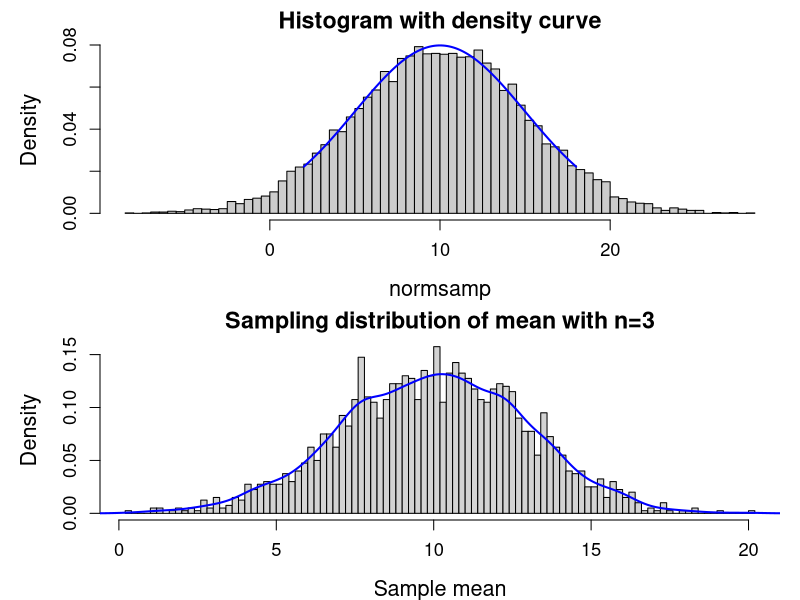
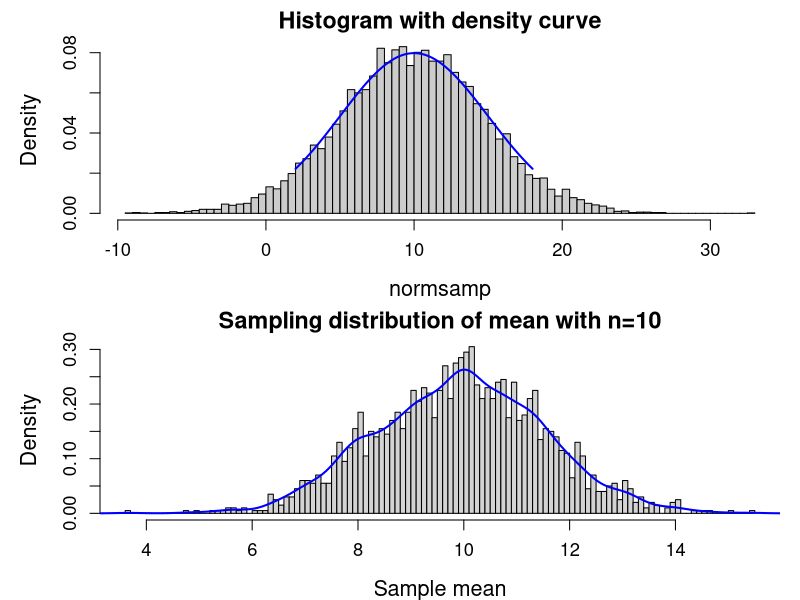
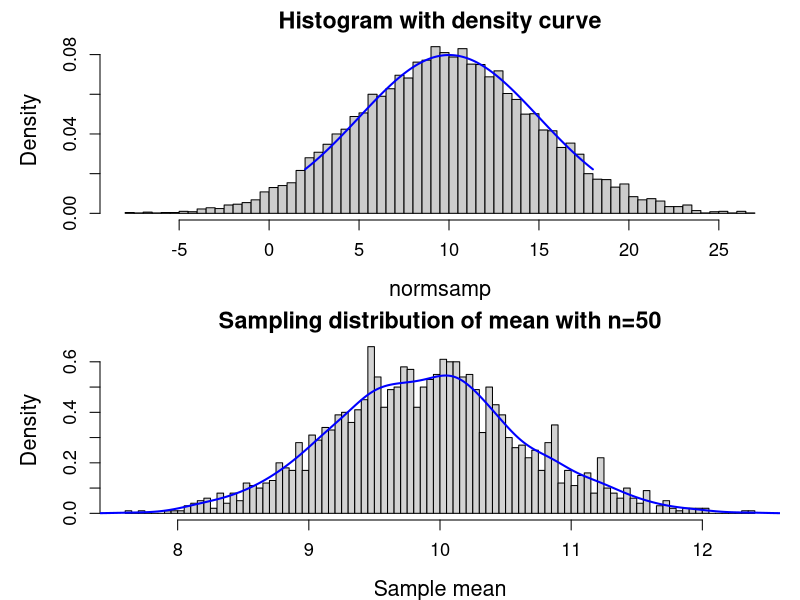
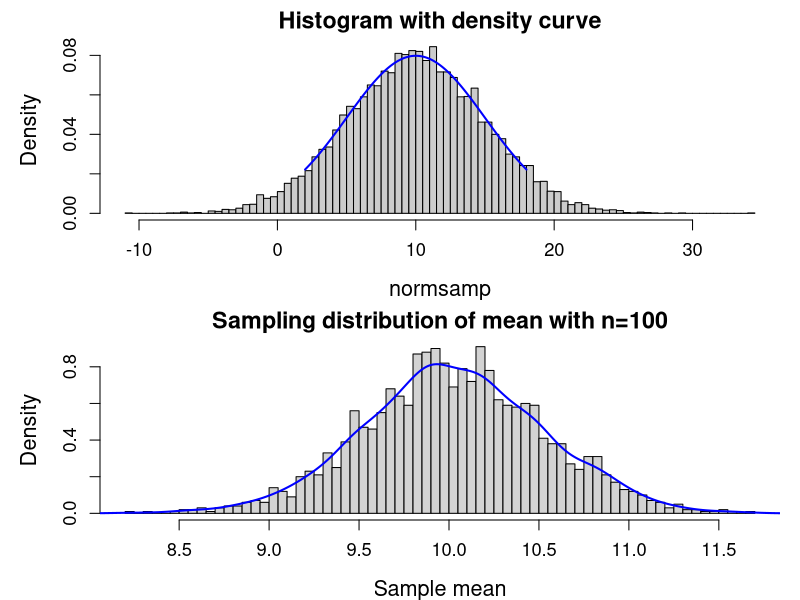
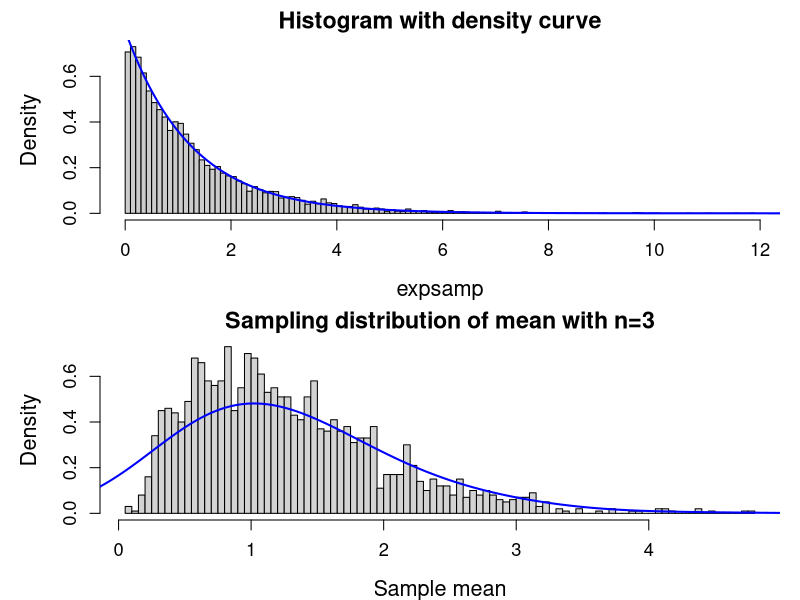
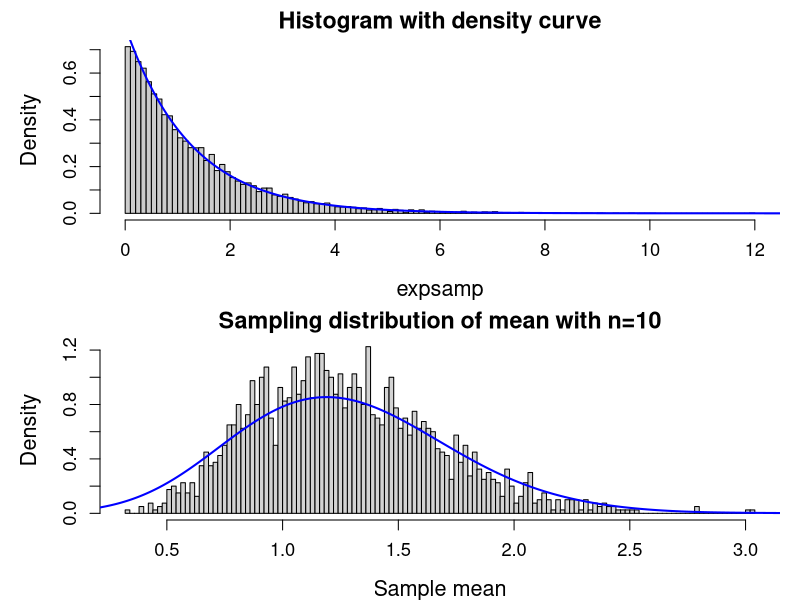
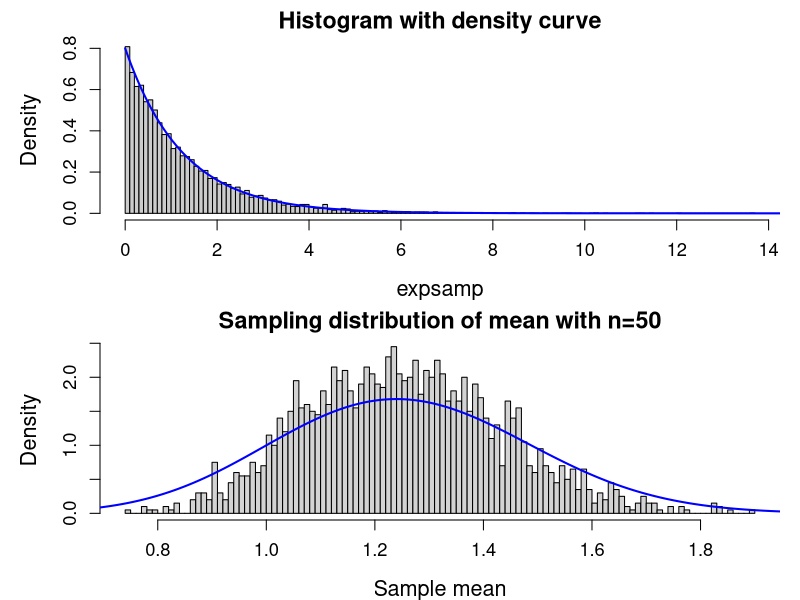
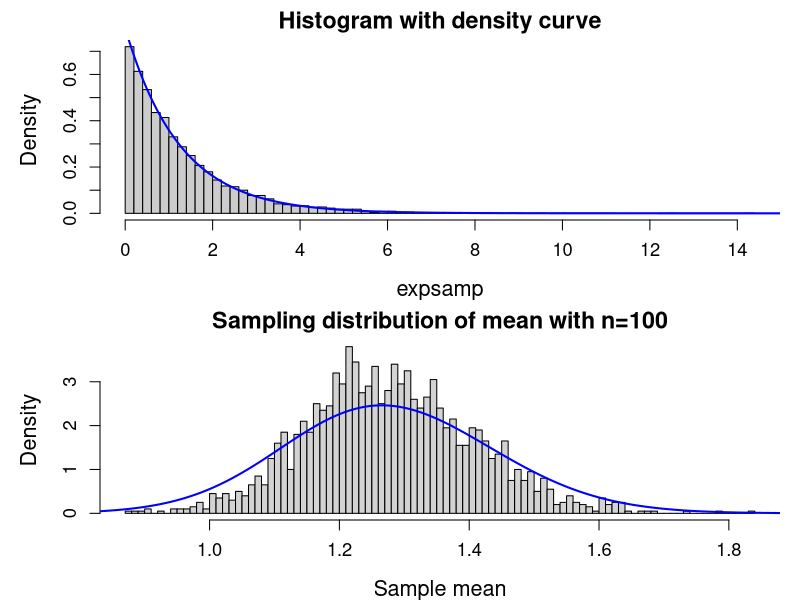

Here is the R script that generated these plots, in order:
## ---- chunk 1
knitr::opts_chunk$set(echo = TRUE)
## ---- chunk 2
#1 Create vector of positive intgers less than (but not equal to) 100
(v1 = seq(from=1, to=99, by=2.0))
#2 Remove values greater than 60 and less than 80
(v2 = v1[v1<60 | v1>80])
#3 Find variance of v2
var(v2)
## ---- chunk 3
#4 Create a dataframe
cone = data.frame(R=c(2.27,1.98,1.69,1.88,1.64,2.14), H=c(8.28, 8.04, 9.06, 8.70, 7.58, 8.34))
#Append Volume
cone$V = pi*cone$R**2*cone$H/3
cone
## ---- chunk 4
#Find the intercept and slope
x = matrix(c(1,1,1,1,3.15, -0.55, -0.35, 0.16),4,2)
y = c(2.93, -0.35, -0.25, -0.12)

(mat=solve(t(x)%*%x)%*%t(x)%*%y)
x=as.data.frame(x)
lm(y~V2, data=x)
## ---- chunk 5
#6 Installing/Loading Packages
library(MASS)
data(cats)
head(cats)

#7 tables for males and females
table(cats$Sex)

#8 Compare Mean and SD of bods weights for male and females
#females
mean(cats$Bwt[cats$Sex=="F"])
sd(cats$Bwt[cats$Sex=="F"])
#males
mean(cats$Bwt[cats$Sex=="M"])
sd(cats$Bwt[cats$Sex=="M"])
## ---- chunk 6
#9 Find the proportion of male and female cats whose body weights are over 2.5 kilograms
#females
nrow(subset(cats, Sex == "F" & Bwt>2.5))/nrow(subset(cats, Sex =="F"))
nrow(subset(cats, Sex == "M" & Bwt>2.5))/nrow(subset(cats, Sex =="M"))

#10
#Creating lists that consist only male and female cats
catsF = cats[cats$Sex=="F",]
catsM = cats[cats$Sex=="M",]

## ---- chunk 7
#Normal Distribution with N=10,000
#n=3
normsamp <- rnorm(10000,mean = 10, sd=5)
par(mfrow=c(2,1),mar=c(4,5,2,1), cex.lab=1.3, cex.axis=1.1, cex.main=1.4)
hist(normsamp,nclass=100,freq=F,main="Histogram with density curve",col=grey(0.8))

y <- seq(from=2,to=18,le=700)
lines(y,dnorm(y,mean = 10, sd=5),type="l",col="blue",lwd=2,xlab="",ylab="Density")

norm.mean <- rep(0,2000)
for (i in 1:2000){
  norm.subset <- sample(normsamp,size=3,replace=T)
  norm.mean[i] <- mean(norm.subset)
}

hist(norm.mean,nclass=100,freq=F,xlab="Sample mean",main="Sampling distribution of mean with n=3")
lines(density(norm.mean,bw=0.5),col="blue",lwd=2)
## ---- chunk 8
#Normal Distribution with N=10,000
#n=10
normsamp <- rnorm(10000,mean = 10, sd=5)
par(mfrow=c(2,1),mar=c(4,5,2,1), cex.lab=1.3, cex.axis=1.1, cex.main=1.4)
hist(normsamp,nclass=100,freq=F,main="Histogram with density curve",col=grey(0.8))

y <- seq(from=2,to=18,le=700)
lines(y,dnorm(y,mean = 10, sd=5),type="l",col="blue",lwd=2,xlab="",ylab="Density")

norm.mean <- rep(0,2000)
for (i in 1:2000){
  norm.subset <- sample(normsamp,size=10,replace=T)
  norm.mean[i] <- mean(norm.subset)
}

hist(norm.mean,nclass=100,freq=F,xlab="Sample mean",main="Sampling distribution of mean with n=10")
lines(density(norm.mean,bw=0.25),col="blue",lwd=2)
## ---- chunk 9
#Normal Distribution with N=10,000
#n=50
normsamp <- rnorm(10000,mean = 10, sd=5)
par(mfrow=c(2,1),mar=c(4,5,2,1), cex.lab=1.3, cex.axis=1.1, cex.main=1.4)
hist(normsamp,nclass=100,freq=F,main="Histogram with density curve",col=grey(0.8))

y <- seq(from=2,to=18,le=700)
lines(y,dnorm(y,mean = 10, sd=5),type="l",col="blue",lwd=2,xlab="",ylab="Density")

norm.mean <- rep(0,2000)
for (i in 1:2000){
  norm.subset <- sample(normsamp,size=50,replace=T)
  norm.mean[i] <- mean(norm.subset)
}

hist(norm.mean,nclass=100,freq=F,xlab="Sample mean",main="Sampling distribution of mean with n=50")
lines(density(norm.mean,bw=0.15),col="blue",lwd=2)
## ---- chunk 10
#Normal Distribution with N=10,000
#n=100
normsamp <- rnorm(10000,mean = 10, sd=5)
par(mfrow=c(2,1),mar=c(4,5,2,1), cex.lab=1.3, cex.axis=1.1, cex.main=1.4)
hist(normsamp,nclass=100,freq=F,main="Histogram with density curve",col=grey(0.8))

y <- seq(from=2,to=18,le=700)
lines(y,dnorm(y,mean = 10, sd=5),type="l",col="blue",lwd=2,xlab="",ylab="Density")

norm.mean <- rep(0,2000)
for (i in 1:2000){
  norm.subset <- sample(normsamp,size=100,replace=T)
  norm.mean[i] <- mean(norm.subset)
}

hist(norm.mean,nclass=100,freq=F,xlab="Sample mean",main="Sampling distribution of mean with n=100")
lines(density(norm.mean,bw=0.1),col="blue",lwd=2)
## ---- chunk 11
#Exponential Distribution with N=10,000
#n=3
expsamp <- rexp(10000,rate = 0.8)
par(mfrow=c(2,1),mar=c(4,5,2,1), cex.lab=1.3, cex.axis=1.1, cex.main=1.4)
hist(expsamp,nclass=100,freq=F,main="Histogram with density curve",col=grey(0.8))

y <- seq(from=0,to=18,le=700)
lines(y,dexp(y,rate=0.8),type="l",col="blue",lwd=2,xlab="",ylab="Density")

exp.mean <- rep(0,2000)
for (i in 1:2000){
  exp.subset <- sample(expsamp,size=3,replace=T)
  exp.mean[i] <- mean(exp.subset)
}

hist(exp.mean,nclass=100,freq=F,xlab="Sample mean",main="Sampling distribution of mean with n=3")
lines(density(exp.mean,bw=0.5),col="blue",lwd=2)

## ---- chunk 12
#Exponential Distribution with N=10,000
#n=10
expsamp <- rexp(10000,rate = 0.8)
par(mfrow=c(2,1),mar=c(4,5,2,1), cex.lab=1.3, cex.axis=1.1, cex.main=1.4)
hist(expsamp,nclass=100,freq=F,main="Histogram with density curve",col=grey(0.8))

y <- seq(from=0,to=18,le=700)
lines(y,dexp(y,rate=0.8),type="l",col="blue",lwd=2,xlab="",ylab="Density")

exp.mean <- rep(0,2000)
for (i in 1:2000){
  exp.subset <- sample(expsamp,size=10,replace=T)
  exp.mean[i] <- mean(exp.subset)
}

hist(exp.mean,nclass=100,freq=F,xlab="Sample mean",main="Sampling distribution of mean with n=10")
lines(density(exp.mean,bw=0.25),col="blue",lwd=2)
## ---- chunk 13
#Exponential Distribution with N=10,000
#n=3
expsamp <- rexp(10000,rate = 0.8)
par(mfrow=c(2,1),mar=c(4,5,2,1), cex.lab=1.3, cex.axis=1.1, cex.main=1.4)
hist(expsamp,nclass=100,freq=F,main="Histogram with density curve",col=grey(0.8))

y <- seq(from=0,to=18,le=700)
lines(y,dexp(y,rate=0.8),type="l",col="blue",lwd=2,xlab="",ylab="Density")

exp.mean <- rep(0,2000)
for (i in 1:2000){
  exp.subset <- sample(expsamp,size=50,replace=T)
  exp.mean[i] <- mean(exp.subset)
}

hist(exp.mean,nclass=100,freq=F,xlab="Sample mean",main="Sampling distribution of mean with n=50")
lines(density(exp.mean,bw=0.15),col="blue",lwd=2)
## ---- chunk 14
#Exponential Distribution with N=10,000
#n=3
expsamp <- rexp(10000,rate = 0.8)
par(mfrow=c(2,1),mar=c(4,5,2,1), cex.lab=1.3, cex.axis=1.1, cex.main=1.4)
hist(expsamp,nclass=100,freq=F,main="Histogram with density curve",col=grey(0.8))

y <- seq(from=0,to=18,le=700)
lines(y,dexp(y,rate=0.8),type="l",col="blue",lwd=2,xlab="",ylab="Density")

exp.mean <- rep(0,2000)
for (i in 1:2000){
  exp.subset <- sample(expsamp,size=100,replace=T)
  exp.mean[i] <- mean(exp.subset)
}

hist(exp.mean,nclass=100,freq=F,xlab="Sample mean",main="Sampling distribution of mean with n=100")
lines(density(exp.mean,bw=0.1),col="blue",lwd=2)
## ---- chunk 15
#Binomial Distribution with N=10,000
#n=3
x <- rbinom(n =  10000, 1,p = 0.1)
par(mfrow=c(2,1),mar=c(4,5,2,1), cex.lab=1.3, cex.axis=1.1, cex.main=1.4)
hist(x,freq=F,main="Histogram with density curve",col=grey(0.8))

y <- seq(from=0,to=1,le=20)
lines(y,dbinom(y,1,p=0.1),type="l",col="blue",lwd=2,xlab="",ylab="Density")

x.mean <- rep(0,2000)
for (i in 1:2000){
  x.subset <- sample(x,size=3,replace=T)
  x.mean[i] <- mean(x.subset)
}
hist(x.mean,nclass=7,freq=F,xlab="Sample mean",main="Sampling distribution of mean with n=3")
lines(density(x.mean,bw=0.15),col="blue",lwd=2)
## ---- chunk 16
#Binomial Distribution with N=10,000
#n=10
x <- rbinom(n =  10000, 1,p = 0.1)
par(mfrow=c(2,1),mar=c(4,5,2,1), cex.lab=1.3, cex.axis=1.1, cex.main=1.4)
hist(x,freq=F,main="Histogram with density curve",col=grey(0.8))

y <- seq(from=0,to=1,le=20)
lines(y,dbinom(y,1,p=0.1),type="l",col="blue",lwd=2,xlab="",ylab="Density")

x.mean <- rep(0,2000)
for (i in 1:2000){
  x.subset <- sample(x,size=10,replace=T)
  x.mean[i] <- mean(x.subset)
}
hist(x.mean,nclass=7,freq=F,xlab="Sample mean",main="Sampling distribution of mean with n=10")
lines(density(x.mean,bw=0.1),col="blue",lwd=2)
## ---- chunk 17
#Binomial Distribution with N=10,000
#n=50
x <- rbinom(n =  10000, 1,p = 0.1)
par(mfrow=c(2,1),mar=c(4,5,2,1), cex.lab=1.3, cex.axis=1.1, cex.main=1.4)
hist(x,freq=F,main="Histogram with density curve",col=grey(0.8))

y <- seq(from=0,to=1,le=20)
lines(y,dbinom(y,1,p=0.1),type="l",col="blue",lwd=2,xlab="",ylab="Density")

x.mean <- rep(0,2000)
for (i in 1:2000){
  x.subset <- sample(x,size=50,replace=T)
  x.mean[i] <- mean(x.subset)
}
hist(x.mean,nclass=7,freq=F,xlab="Sample mean",main="Sampling distribution of mean with n=50")
lines(density(x.mean,bw=0.05),col="blue",lwd=2)
## ---- chunk 18
#Binomial Distribution with N=10,000
#n=100
x <- rbinom(n =  10000, 1,p = 0.1)
par(mfrow=c(2,1),mar=c(4,5,2,1), cex.lab=1.3, cex.axis=1.1, cex.main=1.4)
hist(x,freq=F,main="Histogram with density curve",col=grey(0.8))

y <- seq(from=0,to=1,le=20)
lines(y,dbinom(y,1,p=0.1),type="l",col="blue",lwd=2,xlab="",ylab="Density")

x.mean <- rep(0,2000)
for (i in 1:2000){
  x.subset <- sample(x,size=100,replace=T)
  x.mean[i] <- mean(x.subset)
}
hist(x.mean,nclass=7,freq=F,xlab="Sample mean",main="Sampling distribution of mean with n=100")
lines(density(x.mean,bw=0.05),col="blue",lwd=2)
